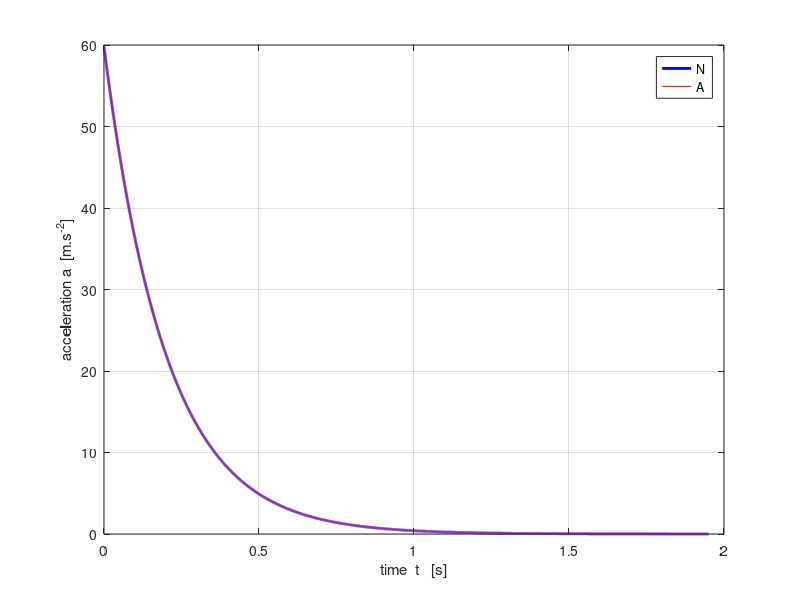
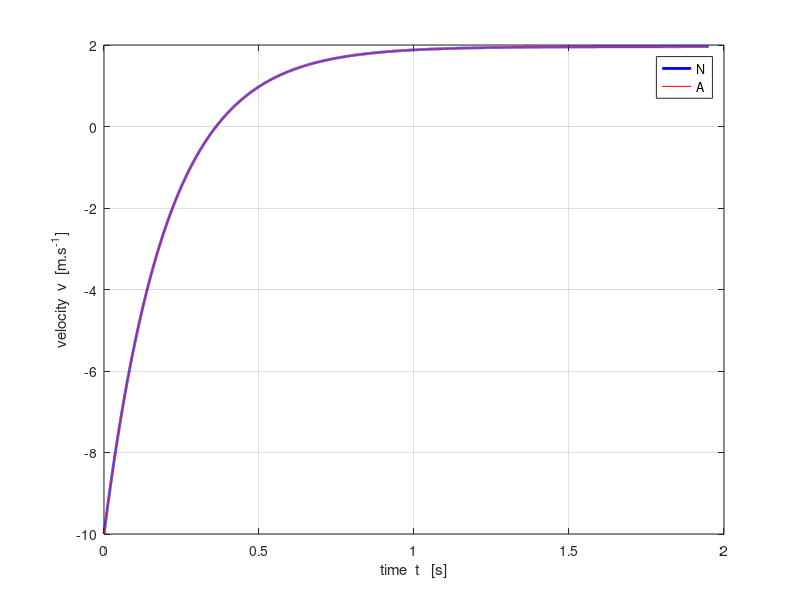
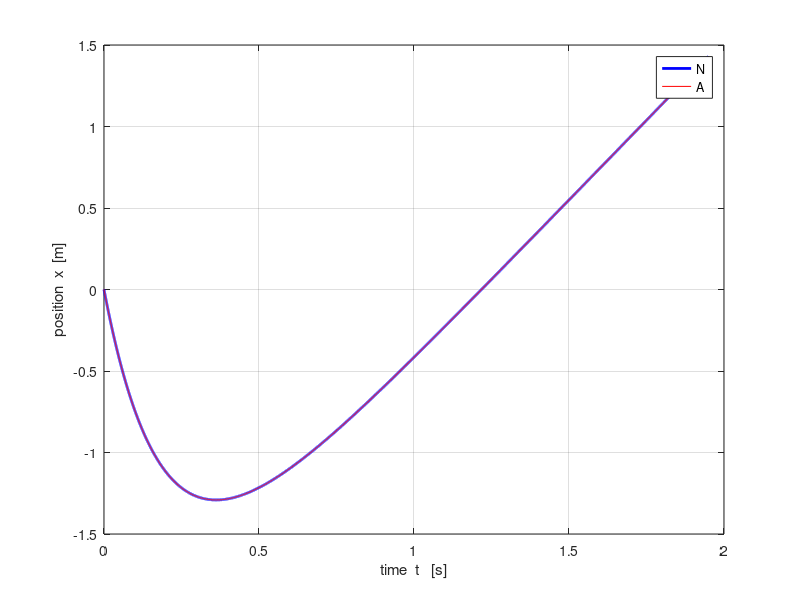
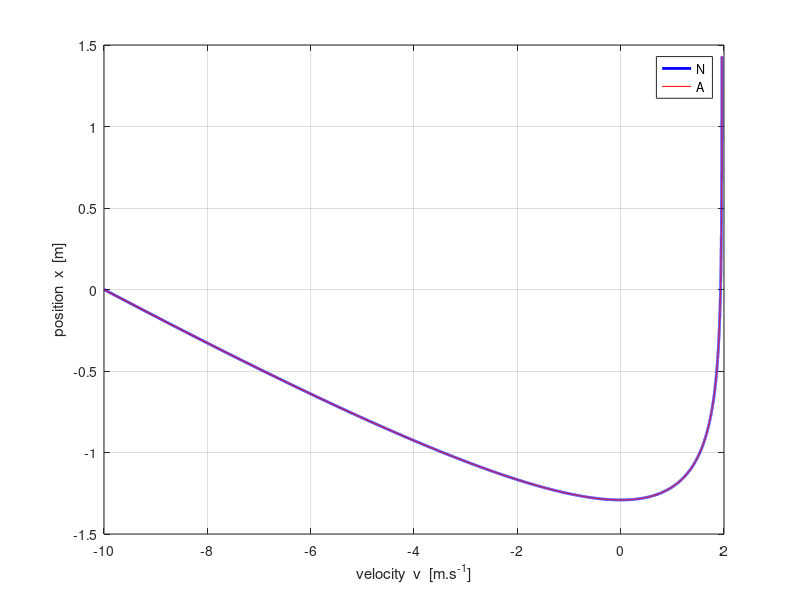

Recreate these plots in MATLAB, in order.
% mec_fr_bv.m
% 20 apr 2015
% Ian Cooper   School of Physics   University of Sydney
% cooper@physics.usyd.edu.au
% ../mphome.htm
clear all
close all
clc

% Input Parameters -------------------------------------------------------
   m = 2;
   b = 10;
   v0 = -10;
   dt = 1e-4;
   tmax = 1.95;
   
% SETUP ------------------------------------------------------------------
   g = 9.8;
   k = (b/m);
   vT = m*g / b;
   t(1) = 0; t(2) = dt;
   v(1) = v0;
   a(1) = g -(b/m) * v(1);
   v(2) = v(1) + a(1) * dt;
   a(2) = g -(b/m) * v(2);
   v(2) = v(1) + 0.5*(a(1)+a(2)) * dt;
    
   flag = 1;
   c = 3;

% NUMERICAL APPROACH -----------------------------------------------------

while flag > 0,
    v(c) = v(c-2) + (2*dt*g) * (1-v(c-1)/vT);
    t(c) = t(c-1) + dt;
    if t(c) > tmax
        flag = -10;
    end;
    c = c + 1;
end

x(1) = 0;
x(2) = 0.5*(v(1)+v(2)) * dt;

for cc = 3 : c-1
 x(cc) = x(cc-2) + 2*dt*v(cc-1);    
end

a = g - (b/m) .* v;

% ANALYTICAL ANALYSIS ---------------------------------------------------
vA = vT + (v0 - vT) .* exp(-k*t);
aA = g - k .* vA;
xA = vT .* t + (1/k) .* (v0-vT) .* (1-exp(-k*t));


figure(1)   % acceleration ------------------------------------------------
fs = 9;
set(gcf,'units','normalized','position',[0.1 0.2 0.18 0.22]);
tx = 'time  t   [s]';
ty = 'acceleration a  [m.s^{-2}]';
xP = t; yP = a;
Xrange = [0 1.0 * max(xP)];
Yrange = [0 1.1 * max(yP)];
   plot(xP,yP,'b','lineWidth',2)
hold on
yP = aA;
    plot(xP,yP,'r')
grid on
xlabel(tx); ylabel(ty);
% set(gca,'Xlim',Xrange);
%set(gca,'Ylim',Yrange);
legend('N','A');

figure(2)   % velocity ----------------------------------------------------
fs = 9;
set(gcf,'units','normalized','position',[0.3 0.2 0.18 0.22]);
tx = 'time  t   [s]';
ty = 'velocity  v  [m.s^{-1}]';
xP = t; yP = v;
Xrange = [0 1.0 * max(xP)];
Yrange = [0 1.1 * max(yP)];
   plot(xP,yP,'b','lineWidth',2)
hold on
yP = vA;
    plot(xP,yP,'r')
grid on
xlabel(tx); ylabel(ty);
% set(gca,'Xlim',Xrange);
% set(gca,'Ylim',Yrange);
legend('N','A');


figure(3)    % displacement ---------------------------------------------
fs = 9;
set(gcf,'units','normalized','position',[0.5 0.2 0.18 0.22]);
tx = 'time  t   [s]';
ty = 'position  x  [m]';
xP = t; yP = x;
Xrange = [0 1.0 * max(xP)];
Yrange = [0 1.1 * max(yP)];
   plot(xP,yP,'b','lineWidth',2)
hold on
yP = xA;
    plot(xP,yP,'r')
grid on
xlabel(tx); ylabel(ty);
% set(gca,'Xlim',Xrange);
% set(gca,'Ylim',Yrange);
legend('N','A');

figure(4)    % displacement ---------------------------------------------
fs = 9;
set(gcf,'units','normalized','position',[0.7 0.2 0.18 0.22]);
tx = 'velocity  v  [m.s^{-1}]';
ty = 'position  x  [m]';
xP = v; yP = x;
Xrange = [0 1.0 * max(xP)];
Yrange = [0 1.1 * max(yP)];
   plot(xP,yP,'b','lineWidth',2)
hold on
xP = vA; yP = xA;
    plot(xP,yP,'r')
grid on
xlabel(tx); ylabel(ty);
% set(gca,'Xlim',Xrange);
% set(gca,'Ylim',Yrange);
legend('N','A');
